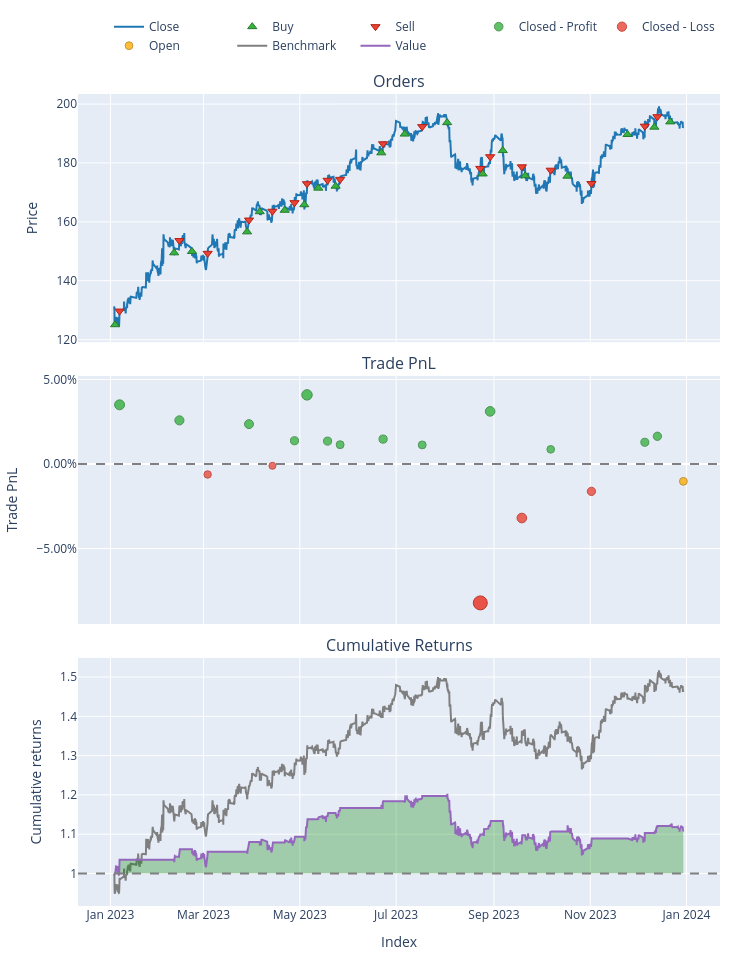

The code cell stored with this chart in its notebook:
### Code cell
# Single Case RSI
rsi_values = talib.RSI(df['Close'].values, timeperiod=14) 

# Define the signals based on continuous logic:
signals= np.where(rsi_values < 30, 1, 0) 
signals= np.where(rsi_values > 70, -1, signals)

entries = signals == 1
exits = signals == -1

pf = vbt.Portfolio.from_signals(
    close = df['Close'],
    entries=entries,
    exits=exits,
    init_cash=10000,
    fees=0.001,
    slippage=0.001
)
print(pf.total_return())
pf.plot().show()

### Figure 1 — Plotly figure (JSON) as saved in the notebook; plotly's stock layout.template omitted (floating-point values rounded to 4 significant figures; data arrays with more than 128 entries replaced by an {"elided": "..."} marker saying what was removed)
{"data": [{"legendgroup": "0", "line": {"color": "#1f77b4"}, "name": "Close", "showlegend": true, "type": "scatter", "uid": "fa4dcb1d-9379-4bbf-bad2-a7e61dc2e41f", "x": {"elided": "3954 str values"}, "xaxis": "x", "y": {"elided": "3954 float values"}, "yaxis": "y"}, {"customdata": [[0, 79.87, 9.99], [2, 69.17, 10.34], [4, 70.73, 10.61], [6, 67.31, 10.54], [8, 66.01, 10.79], [10, 65.74, 10.78], [12, 65.89, 10.93], [14, 66.33, 11.37], [16, 66.97, 11.53], [18, 63.55, 11.66], [20, 62.33, 11.83], [22, 61.77, 11.96], [24, 62.3, 10.98], [26, 61.47, 11.32], [28, 62.4, 10.96], [30, 62.99, 11.06], [32, 57.35, 10.88], [34, 57.34, 11.02], [36, 57.74, 11.2]], "hovertemplate": "Order Id: %{customdata[0]}<br>Timestamp: %{x}<br>Price: %{y}<br>Size: %{customdata[1]:.6f}<br>Fees: %{customdata[2]:.6f}", "legendgroup": "1", "marker": {"color": "#37B13F", "line": {"color": "rgb(38,123,44)", "width": 1}, "size": 8, "symbol": "triangle-up"}, "mode": "markers", "name": "Buy", "type": "scatter", "uid": "89dead3d-8d2b-4711-8fb4-07cf55aa8dd1", "x": ["2023-01-03T23:00:00+00:00", "2023-02-10T09:00:00+00:00", "2023-02-21T16:00:00+00:00", "2023-03-28T14:00:00+00:00", "2023-04-05T14:00:00+00:00", "2023-04-21T10:00:00+00:00", "2023-05-03T20:00:00+00:00", "2023-05-12T17:00:00+00:00", "2023-05-23T16:00:00+00:00", "2023-06-21T15:00:00+00:00", "2023-07-06T12:00:00+00:00", "2023-08-02T08:00:00+00:00", "2023-08-24T20:00:00+00:00", "2023-09-06T14:00:00+00:00", "2023-09-20T19:00:00+00:00", "2023-10-17T13:00:00+00:00", "2023-11-24T15:00:00+00:00", "2023-12-11T15:00:00+00:00", "2023-12-21T17:00:00+00:00"], "xaxis": "x", "y": [125.1, 149.5, 149.9, 156.6, 163.5, 163.9, 165.8, 171.5, 172.1, 183.4, 189.8, 193.7, 176.3, 184.2, 175.7, 175.5, 189.7, 192.2, 193.9], "yaxis": "y"}, {"customdata": [[1, 79.87, 10.36], [3, 69.17, 10.63], [5, 70.73, 10.56], [7, 67.31, 10.81], [9, 66.01, 10.8], [11, 65.74, 10.95], [13, 65.89, 11.39], [15, 66.33, 11.55], [17, 66.97, 11.68], [19, 63.55, 11.85], [21, 62.33, 11.99], [23, 61.77, 11.0], [25, 62.3, 11.35], [27, 61.47, 10.98], [29, 62.4, 11.08], [31, 62.99, 10.9], [33, 57.35, 11.04], [35, 57.34, 11.22]], "hovertemplate": "Order Id: %{customdata[0]}<br>Timestamp: %{x}<br>Price: %{y}<br>Size: %{customdata[1]:.6f}<br>Fees: %{customdata[2]:.6f}", "legendgroup": "2", "marker": {"color": "#EA4335", "line": {"color": "rgb(181,31,18)", "width": 1}, "size": 8, "symbol": "triangle-down"}, "mode": "markers", "name": "Sell", "type": "scatter", "uid": "4802e0bf-ec17-4f3e-bc92-788193557b08", "x": ["2023-01-06T19:00:00+00:00", "2023-02-13T17:00:00+00:00", "2023-03-03T14:00:00+00:00", "2023-03-29T19:00:00+00:00", "2023-04-13T15:00:00+00:00", "2023-04-27T15:00:00+00:00", "2023-05-05T13:00:00+00:00", "2023-05-18T14:00:00+00:00", "2023-05-26T13:00:00+00:00", "2023-06-22T18:00:00+00:00", "2023-07-17T13:00:00+00:00", "2023-08-23T08:00:00+00:00", "2023-08-29T14:00:00+00:00", "2023-09-18T16:00:00+00:00", "2023-10-06T23:00:00+00:00", "2023-11-01T18:00:00+00:00", "2023-12-05T14:00:00+00:00", "2023-12-13T13:00:00+00:00"], "xaxis": "x", "y": [129.7, 153.7, 149.3, 160.6, 163.6, 166.5, 172.9, 174.1, 174.4, 186.5, 192.3, 178.1, 182.1, 178.7, 177.5, 173.0, 192.5, 195.7], "yaxis": "y"}, {"customdata": [[0, 0, 349.8, 0.03501], [1, 1, 266.9, 0.02581], [3, 3, 248.7, 0.0236], [5, 5, 148.4, 0.01377], [6, 6, 446.9, 0.0409], [7, 7, 154.1, 0.01355], [8, 8, 131.7, 0.01143], [9, 9, 171.7, 0.01472], [10, 10, 133.7, 0.01131], [12, 12, 341.9, 0.03114], [14, 14, 95.07, 0.008673], [16, 16, 140.0, 0.01287], [17, 17, 180.9, 0.01642]], "hovertemplate": "Exit Trade Id: %{customdata[0]}<br>Position Id: %{customdata[1]}<br>Exit Timestamp: %{x}<br>PnL: %{customdata[2]:.6f}<br>Return: %{customdata[3]:.2%}", "legendgroup": "3", "marker": {"color": "#37B13F", "line": {"color": "rgb(38,123,44)", "width": 1}, "opacity": [0.8128, 0.7958, 0.7917, 0.7735, 0.8237, 0.7731, 0.7692, 0.7753, 0.769, 0.8056, 0.7641, 0.7718, 0.7784], "size": [9.93, 9.136, 8.945, 8.097, 10.44, 8.078, 7.895, 8.18, 7.884, 9.596, 7.657, 8.019, 8.325], "symbol": "circle"}, "mode": "markers", "name": "Closed - Profit", "type": "scatter", "uid": "1bfbcff5-b330-44d8-bcdb-d002067ccd15", "x": ["2023-01-06T19:00:00+00:00", "2023-02-13T17:00:00+00:00", "2023-03-29T19:00:00+00:00", "2023-04-27T15:00:00+00:00", "2023-05-05T13:00:00+00:00", "2023-05-18T14:00:00+00:00", "2023-05-26T13:00:00+00:00", "2023-06-22T18:00:00+00:00", "2023-07-17T13:00:00+00:00", "2023-08-29T14:00:00+00:00", "2023-10-06T23:00:00+00:00", "2023-12-05T14:00:00+00:00", "2023-12-13T13:00:00+00:00"], "xaxis": "x2", "y": [0.03501, 0.02581, 0.0236, 0.01377, 0.0409, 0.01355, 0.01143, 0.01472, 0.01131, 0.03114, 0.008673, 0.01287, 0.01642], "yaxis": "y2"}, {"customdata": [[2, 2, -65.68, -0.006193], [4, 4, -11.42, -0.001059], [11, 11, -982.9, -0.08216], [13, 13, -361.7, -0.03195], [15, 15, -178.9, -0.01618]], "hovertemplate": "Exit Trade Id: %{customdata[0]}<br>Position Id: %{customdata[1]}<br>Exit Timestamp: %{x}<br>PnL: %{customdata[2]:.6f}<br>Return: %{customdata[3]:.2%}", "legendgroup": "4", "marker": {"color": "#EA4335", "line": {"color": "rgb(181,31,18)", "width": 1}, "opacity": [0.7595, 0.75, 0.9, 0.8071, 0.778], "size": [7.443, 7, 14, 9.666, 8.305], "symbol": "circle"}, "mode": "markers", "name": "Closed - Loss", "type": "scatter", "uid": "fa9e1191-c7d2-4d94-91ff-793b1615a9c1", "x": ["2023-03-03T14:00:00+00:00", "2023-04-13T15:00:00+00:00", "2023-08-23T08:00:00+00:00", "2023-09-18T16:00:00+00:00", "2023-11-01T18:00:00+00:00"], "xaxis": "x2", "y": [-0.006193, -0.001059, -0.08216, -0.03195, -0.01618], "yaxis": "y2"}, {"customdata": [[18, 18, -114.8, -0.01025]], "hovertemplate": "Exit Trade Id: %{customdata[0]}<br>Position Id: %{customdata[1]}<br>Exit Timestamp: %{x}<br>PnL: %{customdata[2]:.6f}<br>Return: %{customdata[3]:.2%}", "legendgroup": "5", "marker": {"color": "#FFAA00", "line": {"color": "rgb(178,118,0)", "width": 1}, "opacity": [0.767], "size": [7.793], "symbol": "circle"}, "mode": "markers", "name": "Open", "type": "scatter", "uid": "99ba6005-1e60-40eb-ac18-1f980bf26b4c", "x": ["2023-12-30T00:00:00+00:00"], "xaxis": "x2", "y": [-0.01025], "yaxis": "y2"}, {"legendgroup": "6", "line": {"color": "#7f7f7f"}, "name": "Benchmark", "showlegend": true, "type": "scatter", "uid": "8d2c94be-3479-4024-973b-4a0701cf1e4b", "x": {"elided": "3954 str values"}, "xaxis": "x3", "y": {"elided": "3954 float values"}, "yaxis": "y3"}, {"hoverinfo": "skip", "legendgroup": "7", "line": {"color": "rgba(0, 0, 0, 0)", "width": 0}, "opacity": 0, "showlegend": false, "type": "scatter", "uid": "9e77dcad-4926-43c1-bc7c-bb6cc286d930", "x": {"elided": "3954 str values"}, "xaxis": "x3", "y": {"elided": "3954 int values"}, "yaxis": "y3"}, {"connectgaps": false, "fill": "tonexty", "fillcolor": "rgba(0, 128, 0, 0.3)", "hoverinfo": "skip", "legendgroup": "7", "line": {"color": "rgba(0, 0, 0, 0)", "width": 0}, "opacity": 0, "showlegend": false, "type": "scatter", "uid": "3b608ea2-f473-4f7a-9171-8ae112a8c0cf", "x": {"elided": "3954 str values"}, "xaxis": "x3", "y": {"elided": "3954 float values"}, "yaxis": "y3"}, {"hoverinfo": "skip", "legendgroup": "7", "line": {"color": "rgba(0, 0, 0, 0)", "width": 0}, "opacity": 0, "showlegend": false, "type": "scatter", "uid": "02d34669-c2c5-49e0-989e-1d442228ada9", "x": {"elided": "3954 str values"}, "xaxis": "x3", "y": {"elided": "3954 int values"}, "yaxis": "y3"}, {"connectgaps": false, "fill": "tonexty", "fillcolor": "rgba(255, 0, 0, 0.3)", "hoverinfo": "skip", "legendgroup": "7", "line": {"color": "rgba(0, 0, 0, 0)", "width": 0}, "opacity": 0, "showlegend": false, "type": "scatter", "uid": "074be2aa-083b-4d5a-8d2d-d421c97f8970", "x": {"elided": "3954 str values"}, "xaxis": "x3", "y": {"elided": "3954 float values"}, "yaxis": "y3"}, {"legendgroup": "8", "line": {"color": "#9467bd"}, "name": "Value", "showlegend": true, "type": "scatter", "uid": "c5f8334b-e83a-441c-9fc5-5331b0714127", "x": {"elided": "3954 str values"}, "xaxis": "x3", "y": {"elided": "3954 float values"}, "yaxis": "y3"}, {"hoverinfo": "skip", "legendgroup": "7", "line": {"color": "rgba(0, 0, 0, 0)", "width": 0}, "opacity": 0, "showlegend": false, "type": "scatter", "uid": "20b1348b-87b3-4683-83c6-162a46e6ca47", "x": {"elided": "3954 str values"}, "xaxis": "x3", "y": {"elided": "3954 int values"}, "yaxis": "y3"}], "layout": {"annotations": [{"font": {"size": 16}, "showarrow": false, "text": "Orders", "x": 0.5, "xanchor": "center", "xref": "paper", "y": 1, "yanchor": "bottom", "yref": "paper"}, {"font": {"size": 16}, "showarrow": false, "text": "Trade PnL", "x": 0.5, "xanchor": "center", "xref": "paper", "y": 0.6528, "yanchor": "bottom", "yref": "paper"}, {"font": {"size": 16}, "showarrow": false, "text": "Cumulative Returns", "x": 0.5, "xanchor": "center", "xref": "paper", "y": 0.3056, "yanchor": "bottom", "yref": "paper"}], "height": 960, "legend": {"orientation": "h", "traceorder": "normal", "x": 1, "xanchor": "right", "y": 1.042, "yanchor": "bottom"}, "margin": {"b": 30, "l": 30, "r": 30, "t": 30}, "shapes": [{"line": {"color": "gray", "dash": "dash"}, "type": "line", "x0": 0, "x1": 1, "xref": "paper", "y0": 0, "y1": 0, "yref": "y2"}, {"line": {"color": "gray", "dash": "dash"}, "type": "line", "x0": 0, "x1": 1, "xref": "paper", "y0": 1, "y1": 1, "yref": "y3"}], "showlegend": true, "width": 750, "xaxis": {"anchor": "y", "domain": [0, 1], "matches": "x3", "showticklabels": false}, "xaxis2": {"anchor": "y2", "domain": [0, 1], "matches": "x3", "showticklabels": false}, "xaxis3": {"anchor": "y3", "domain": [0, 1], "title": {"text": "Index"}}, "yaxis": {"anchor": "x", "domain": [0.6944, 1], "title": {"text": "Price"}}, "yaxis2": {"anchor": "x2", "domain": [0.3472, 0.6528], "tickformat": ".2%", "title": {"text": "Trade PnL"}}, "yaxis3": {"anchor": "x3", "domain": [0, 0.3056], "title": {"text": "Cumulative returns"}}}}
